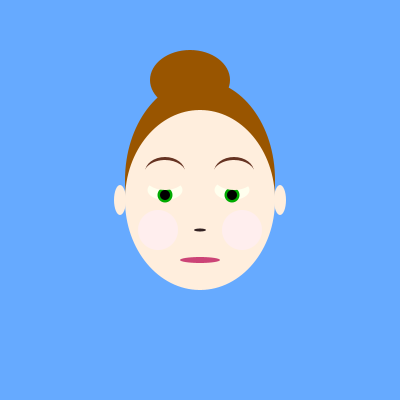
Frame 1 (no input)
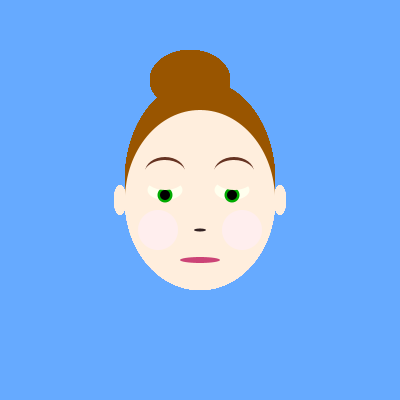
Frame 60 (the mouse pressed at the canvas centre just before this capture)
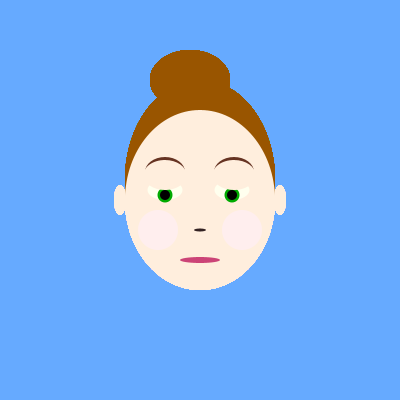
Frame 120 (the mouse held since frame 60 and released just before this capture)

The Processing sketch that drew these frames (run headless with seeded random() and noise(); from frame 60 on, the mouse is pressed at the canvas centre):

// Processing sketch: processing_68925
// ── processing_68925.pde

void setup (){
  size (400,400);
  background (#66AAFF); 
}

void draw (){
  
  /*ears*/
  noStroke();
  fill (#FFEEDD);
  ellipse (120, 200, 12, 30);
  
  noStroke();
  fill (#FFEEDD);
  ellipse (280, 200, 12, 30);
  
  /*hair*/
  noStroke();
  fill (#995500);
  ellipse (200, 180, 150, 200);
  
  noStroke();
  fill (#995500);
  ellipse (190, 80, 80, 60);

  /*head*/
  noStroke();
  fill (#FFEEDD);
 ellipse (200,200,150,180);

 /*lefteye*/
 noStroke();
 fill (#FFFFEE);
 ellipse (165, 190, 35, 20);
 
 /*righteye*/
 noStroke();
 fill (#FFFFEE);
 ellipse (232, 190, 35, 20);
 
 /*lefteyeball*/
 noStroke ();
 fill (#00AA00);
 ellipse (165, 195, 15, 15);
 
 /*righteyeball*/
 noStroke ();
 fill (#00AA00);
 ellipse (232, 195, 15, 15);
 
 /*leftpupil*/
 noStroke();
 fill (#000000);
 ellipse (232, 195, 10, 10);
 
 /*rightpupil*/
 noStroke ();
fill (#000000);
ellipse (165,195, 10, 10);
 
/*nose*/
noStroke ();
fill (#332222);
ellipse (200, 230, 12, 3);

/*mouth*/
noStroke();
fill (#CC4477);
ellipse (200, 260, 40, 6);

/*eyebrows*/
noStroke();
fill (#663322);
ellipse (165, 172, 40, 30);

noStroke();
fill (#663322);
ellipse (234, 172, 40, 30);

noStroke();
fill (#FFEEDD);
ellipse (165, 175, 43, 30);

noStroke ();
fill (#FFEEDD);
ellipse (234, 175, 43, 30);

/*cheeks*/
noStroke();
fill (#FFEEEE);
ellipse (158, 230, 40, 40);

noStroke();
fill (#FFEEEE);
ellipse (242, 230, 40, 40);

}
